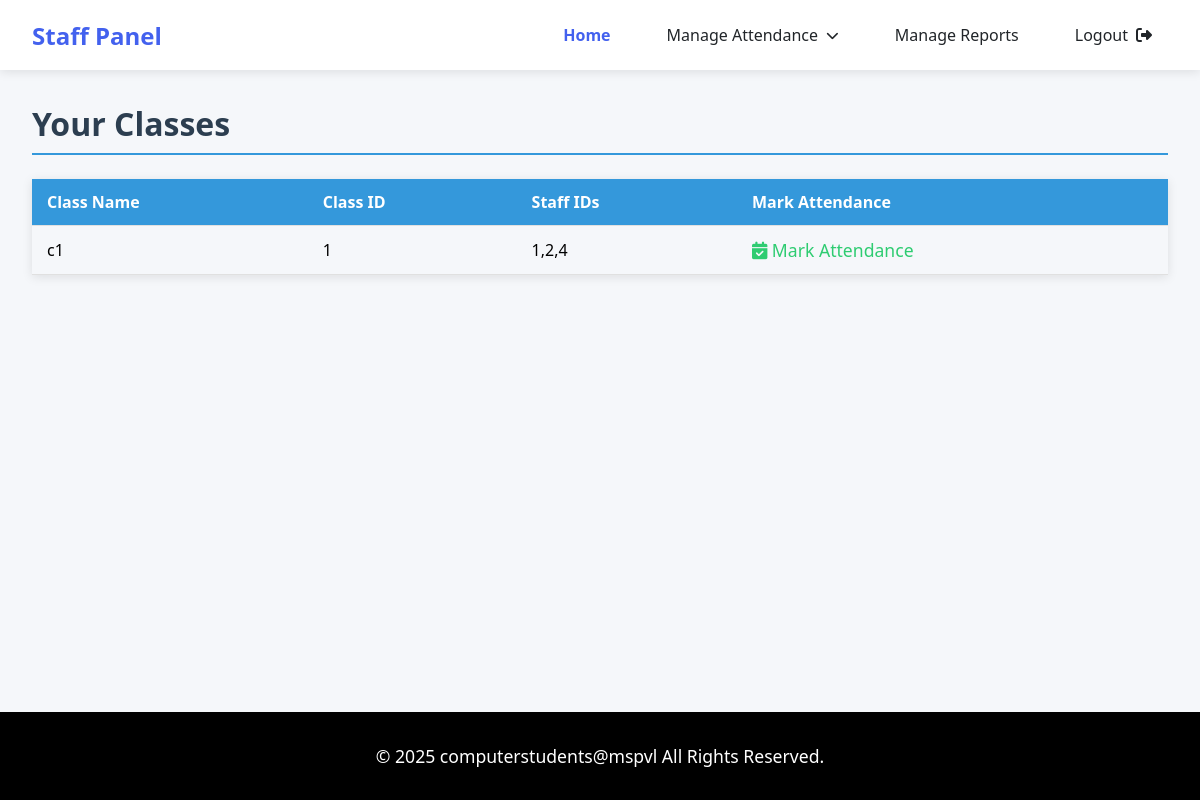
Before: /view_all_attendance (signed in) with the older database file.
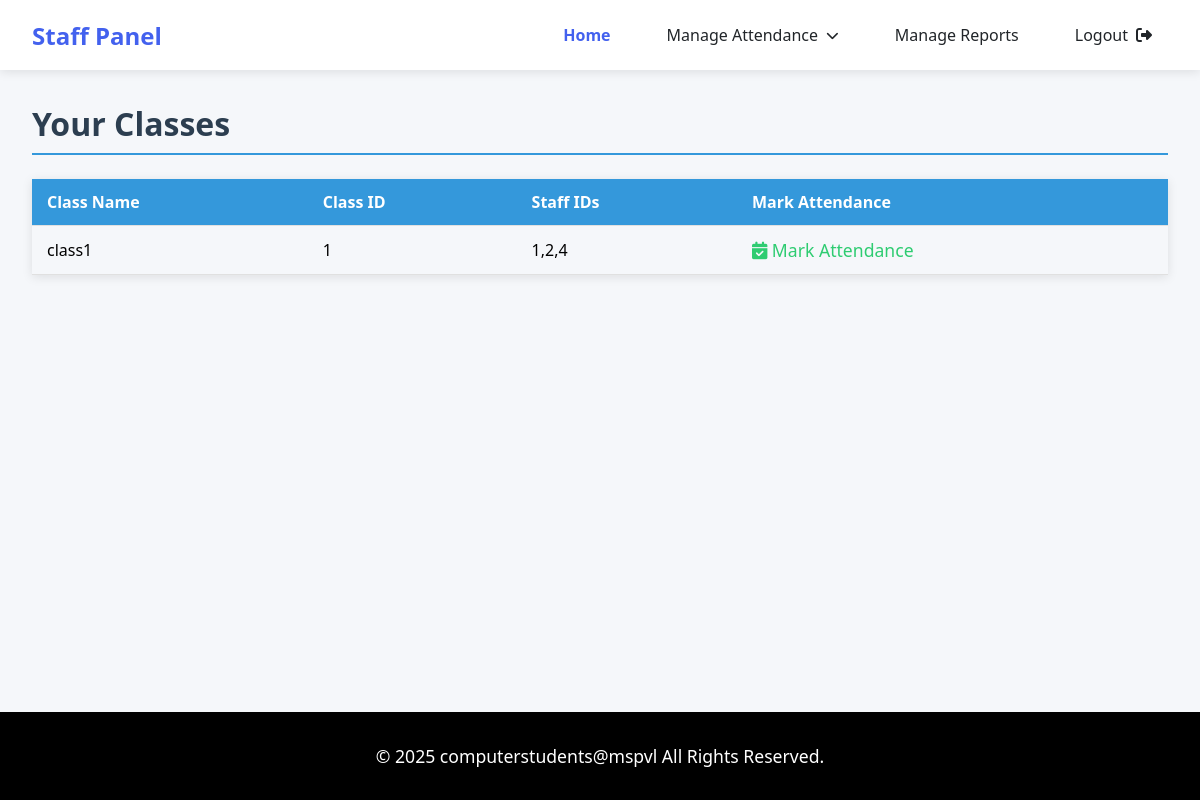
After: the same page with the newer database file.
### tables this page shows
CREATE TABLE "classes_tb" (
	"classid"	INTEGER NOT NULL,
	"classname"	TEXT NOT NULL UNIQUE,
	"dept"	TEXT NOT NULL,
	"year"	TEXT NOT NULL,
	"sem"	TEXT NOT NULL,
	"staffsid"	TEXT NOT NULL,
	PRIMARY KEY("classid")
);

### app.py (the view)
@app.route('/view_all_attendance')
def view_all_attendance():
    if 'userid' not in session:
        return redirect(url_for('login'))
    user_id = str(session['userid'])
    conn = sqlite3.connect('spm_db.db')
    conn.row_factory = sqlite3.Row
    cursor = conn.cursor()
    cursor.execute("SELECT classname, classid, staffsid FROM classes_tb")
    all_classes = cursor.fetchall()
    classes = []
    for cls in all_classes:
        staff_ids = [id.strip() for id in cls['staffsid'].split(',')]
        if user_id in staff_ids:
            classes.append(cls)
    cursor.close()
    conn.close()
    return render_template('staff/view_attendance.html', classes=classes)

### templates/staff/view_attendance.html (shortened to what this page needs)
<!DOCTYPE html>
<html lang="en">
<head>
    <link rel="stylesheet" href="https://cdnjs.cloudflare.com/ajax/libs/font-awesome/6.4.0/css/all.min.css">
    <link rel="stylesheet" href="static/css/style.css">
</head>
<body>
    <nav class="navbar">
        <a href="#" class="navbar-brand">Staff Panel</a>
        <div class="nav-menu">
            <a href="#" class="nav-item active">Home</a>
            <div class="dropdown">
                <a href="#" class="nav-item dropdown-toggle">Manage Attendance</a>
            </div>
            <a href="report_generate_form.html" class="nav-item">Manage Reports</a>
            <a href="{{url_for('login')}}" class="nav-item" id="logout-link">
                <span>Logout</span>
                <i class="fas fa-sign-out-alt"></i>
            </a>
        </div>
    </nav>
    <div class="main-content">
        <h1>Your Classes</h1>
        <table class="class-table">
            <thead>
                <tr>
                    <th>Class Name</th>
                    <th>Class ID</th>
                    <th>Staff IDs</th>
                    <th>Mark Attendance</th>
                </tr>
            </thead>
            <tbody>
                {% for class in classes %}
                <tr>
                    <td>{{ class.classname }}</td>
                    <td>{{ class.classid }}</td>
                    <td>{{ class.staffsid }}</td>
                    <td>
                        <a href="{{ url_for('mark_attendance', classid=class.classid,classname = class.classname) }}"
                           class="btn btn-primary attendance-link">
                            <i class="fas fa-calendar-check"></i> Mark Attendance
                        </a>
                    </td>
                </tr>
                {% endfor %}
            </tbody>
        </table>
    </div>
    <footer class="footer">
        <p class="copyright">© 2025 computerstudents@mspvl All Rights Reserved.</p>
    </footer>
</body>
</html>

Changed rows visible on the page:
changed classes_tb id 1: classname "c1" → "class1"
